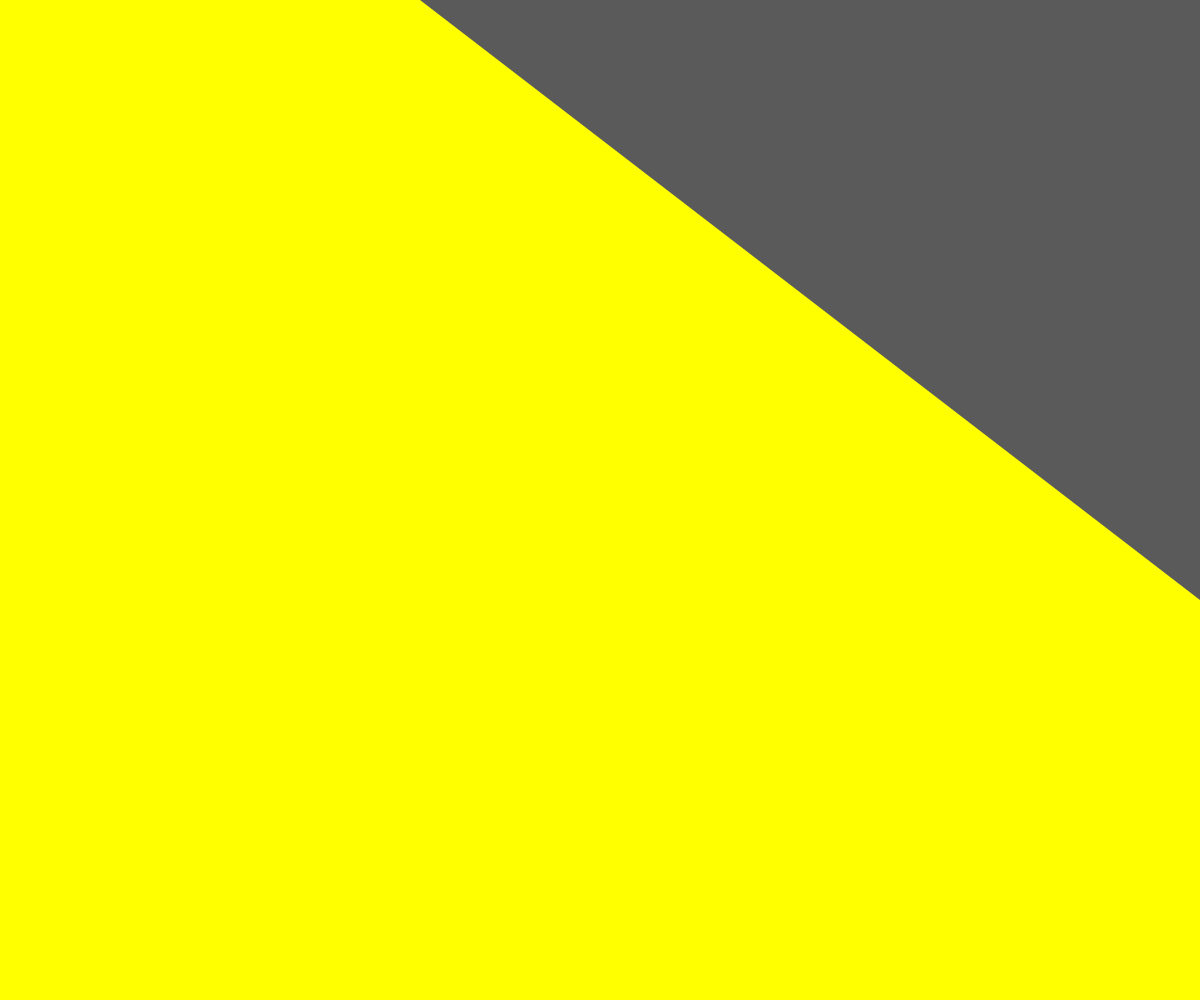
Frame 1 (no input)
Frame 60 (no input): identical to frame 1, image omitted
Frame 120 (the mouse pressed at the canvas centre since frame 60): identical to frame 1, image omitted

The p5.js sketch that drew this single still picture (run headless with seeded random() and noise() and a simulated clock; from frame 60 on, the mouse is pressed at the canvas centre):

// p5.js sketch
// ── sketch.js
let tr;
let mountainsCount = 1;
let mountains = [];

function setup() {
  createCanvas(windowWidth, windowHeight);
  tr = new mountain("#ffff00", 100, 100);
}

function draw() {
  background(90);
  tr.setX(780);
  tr.setY(600);
  tr.display();
}
class mountain {
  constructor(color, x, y) {
    this.tlx = 0;
    this.tly = 0;
    this.trxX = width - x;
    this.tryX = 0;
    this.trxY = width;
    this.tryY = 0 + y;
    this.blx = 0;
    this.bly = height;
    this.brx = width;
    this.bry = height;
    this.color = color;
  }
  setX(x) {
    if (x < width) {
      this.trxX = width - x;
    } else if (x < width + height) {
      this.trxX = 0;
      this.tryX = x - width;
      this.tly = height;
    } else {
      this.trxX = 0;
      this.tryX = 0;
      this.tly = 0;
    }
  }
  setY(y) {
    if (y < height) {
      this.tryY = y;
    } else if (y < width + height) {
      this.tryY = height;
      this.trxY = width + height - y;
      this.brx = 0;
    } else {
      this.tryY = height;
      this.trxY = 0;
      this.brx = 0;
    }
  }
  move() {}

  display() {
    noStroke();
    fill(this.color);
    beginShape();
    vertex(this.blx, this.bly);
    vertex(this.brx, this.bry);
    vertex(this.trxY, this.tryY);
    vertex(this.trxX, this.tryX);
    vertex(this.tlx, this.tly);
    endShape(CLOSE);
  }
}
